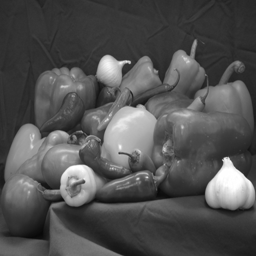
%> input picture img/peppers.tif, 256 x 256 px
$ octave --eval "main;"   (GNU Octave 9; MATLAB toolbox functions it lacks are replaced by stand-ins)
%> lines starting %> are read from the running program, lines starting %| are printed output that depends on the picture; in (x1, y1, x2, y2) boxes, pixels count from 0 and x2, y2 are one past the last pixel; in counts of white or black regions, pixels touching at a corner belong together; the program's own positions count from 1
### source/define_T.m
function [Ei,Et,t,b,thresh,Nx,Ny,NLx,NLy,OffsetX,OffsetY,steps] = define_T()
% [T,Et,circ_in,circ_outside,domain] = define_T()
% Function to define T = IFFT[Et*t]
%
% input = none
%
% Outputs:
% Ei, incidente complex input field
% Et, target field
% t, target domain where Et is active
% b, exterior set of t
% thresh, value to stop the phase retrieval process
% Nx,Ny, dimension of the calculated mask
% NLx,NLy, dimension of the target field
% OffsetX,OffsetY, displacement of the origin for order zero problem
% steps, maximum number of iteration
%
% Date: 05/30/2019
% Authors: A. Federico - M. Yommi


%% Input conditions
    % Maximum mplitude of the Incident field
        Amp_Ei = 13;  % alpha value relationship

    % Size of the target field Er
        NLy = 128;
        NLx = NLy;

    % Size of the phase-only mask tau
        Nx = 270;
        Ny = 320;

    % Target field
        OffsetX = 0;  % 72; % zero order compensation
        OffsetY = 0;  % 97;

    % Incident random field generation (speckle field)
        rng(33); % set seed
        phi_u=rand(Ny,Nx)*2*pi-pi;
        U = speckle_gen(135,Ny,Nx);
        as = max(abs(U(:)));
        U = abs(U)/as;
        Ei = Amp_Ei.*U.*exp(1i*phi_u);

    % Domains and field target definitions
        uno = ones(Ny,Nx);
        t=zeros(Ny,Nx);
        t(Ny/2-NLy/2+OffsetY:Ny/2+NLy/2-1+OffsetY,Nx/2-NLx/2+OffsetX:Nx/2+NLx/2-1+OffsetX) = 1;
        b = uno-t;

        A_t = zeros(Ny,Nx);
        L = imread('../img/peppers.tif','tif');
%> L is the input picture: size 256x256 uint8; min 8, max 255, mean 81.7
        L = imresize(L,[NLy NLx]); % [numrows numcols]
%> L: size 128x128 uint8
        peppers = mat2gray(double(L));

        Phi_t = zeros(Ny,Nx);
        L = imread('../img/baboon.tif','tif');
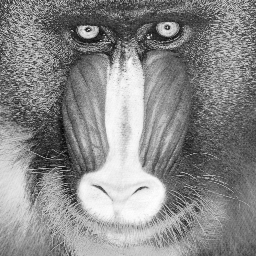
%> input picture img/baboon.tif, 256 x 256 px
%> L is the input picture: size 256x256 uint8; min 4, max 254, mean 137.3
        L = imresize(L,[NLy NLx]);  % [numrows numcols])
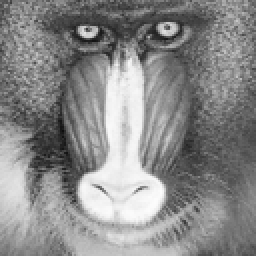
%> L: size 128x128 uint8 (shown 2 times larger); min 13, max 252, mean 137.3
        baboon = mat2gray(double(L))*2*pi-pi;

    % Target field
        YY = peppers.*exp(1i*baboon);

        A_t(Ny/2-NLy/2+OffsetY:Ny/2+NLy/2-1+OffsetY,Nx/2-NLx/2+OffsetX:Nx/2+NLx/2-1+OffsetX) = abs(YY);
        Phi_t(Ny/2-NLy/2+OffsetY:Ny/2+NLy/2-1+OffsetY,Nx/2-NLx/2+OffsetX:Nx/2+NLx/2-1+OffsetX) = angle(YY);

        Et = A_t.*exp(1i*Phi_t); % Target beam embedded in Ny by Nx pixels

    % Threshold settings
        thresh = 1e-20; % phase retrieval comparison

    % Maximum iteration number
        steps=1000;

return

### source/iFFT2.m
function E = iFFT2(E0)
% E = iFFT2(E0)
% Calculate the inverse Fast Fourier Transform balanced
%
% input = E0
%
% output = E
%
% Date: 05/30/2019
% Authors: A. Federico - M. Yommi


    [Ny,Nx] = size(E0);
    E = fftshift(ifft2(ifftshift(E0)))*sqrt(Ny)*sqrt(Nx);
end

### source/PR.m
function [tau,rms_angle,rms_fourier] = PR(Ei,Et,thresh,b,t,NLx,NLy,steps)
%
% Find tau for input arguments: Ei,Et,thresh,gamma,t,NLx,NLy
%
% input = Ei,Et,thresh,gamma,t,NLx,NLy
%
% outputs = tau (phase mask), RMS values: rms_angle (phase),rms_fourier(intensity)
%
%
% Date: 10/30/2019
% Authors: A. Federico - M. Yommi

    T = iFFT2(Et);
    rng(22); phi = rand(size(T))*2*pi-pi;
    rms_angle(1) = 1;
    k = 0;
    Ai = abs(Ei);

    h = waitbar(0,'Please wait...');
    while rms_angle > thresh
        k=k+1;  % number of iterations
        if k == steps
            break
        end

        waitbar(k / steps);

        c = T.*exp(-1i*phi)+conj(T).*exp(1i*phi);
        B0 = (-c+sqrt(c.^2-4*(abs(T).^2-Ai.^2)))/2;  % positive solution

        B = iFFT2(FFT2(T+B0.*exp(1i*phi)).*b);
        phi = angle(B);
        tau = (T+B0.*exp(1i*phi))./Ei;

        FTt = FFT2(tau.*Ei);
        S = FTt.*t;
        rms_fourier(k) = sum((abs(Et(:))-abs(S(:))).^2)/NLy/NLx;
        rms_angle(k) = sum((angle(S(:))-angle(Et(:))).^2)/NLy/NLx;
    end

    close(h)

    save('../env/B.mat', 'B');
    save('../env/tau.mat', 'tau');
end

### source/FFT2.m
function E = FFT2(E0)
% E = iFFT2(E0)
% Calculate the Fast Fourier Transform balanced
%
% input = E0
%
% output = E
%
% Date: 05/30/2019
% Authors: A. Federico - M. Yommi


    [Ny,Nx] = size(E0);
    E = fftshift(fft2(ifftshift(E0)))/sqrt(Ny)/sqrt(Nx);
end

### source/speckle_gen.m
function U = speckle_gen(fsp,Ny,Nx)
%
% Function to generate an speckle field
%
% input = fsp, Ny, Nx. fsp is the radius of the frequency filter.
%
% output = random field U
%
% Date: 06/10/2019
% Authors: A. Federico - M. Yommi


    fi = rand(Ny,Nx)*2*pi-pi;
    U = exp(1i*fi);
    IF = fftshift(fft2(U));
    [FU,FV] = freqspace(size(IF),'meshgrid');
    FU = FU*Nx/2;
    FV = FV*Ny/2;
    IF(sqrt(FU.^2+FV.^2)>fsp) = 0;  % lowpass
    U = ifft2(ifftshift(IF));       % speckle field
end

### source/main.m
function main ()
%% Initialization

    close all

    [Ei,Et,t,b,thresh,Nx,Ny,NLx,NLy,OffsetX,OffsetY,steps] = define_T();
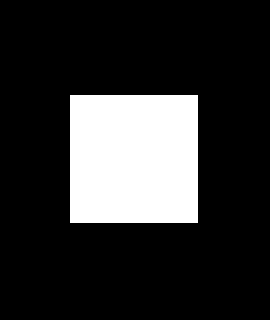
%> t: size 320x270 double; values 0 (black) and 1 (white), 19% white; 1 white region, box (x1, y1, x2, y2) and area: (70, 95, 198, 223) 16384
%> thresh = 1e-20; Nx = 270; Ny = 320; NLx = 128; NLy = 128; OffsetX = 0; OffsetY = 0; steps = 1000

%% Iterative algorithm for phase retrieval PR
    [tau,rms_angle,rms_fourier] = PR(Ei,Et,thresh,b,t,NLx,NLy,steps);
%> in PR, `Ai = abs(Ei);`:
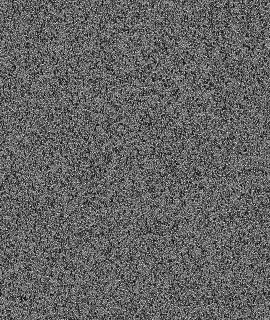
%> Ai: size 320x270 double; min 0.0421, max 13, mean 5.09; drawn with min black and max white

%% Figures of the incidente field
    figure('Color',[1 1 1],'units','normalized','outerposition',[0 0 1 1])
            s1 = subplot(1,2,1);
            imagesc(abs(Ei))
            axis square
            colorbar()
            format_subplot(s1)
            title('Amplitude of the incident light field Ei')
            s2 = subplot(1,2,2);
            imagesc(angle(Ei));
            title('Phase of the incident light field Ei')
            axis square
            colorbar()
            format_subplot(s2)

%% Results 8 bits discretization and comparison
% Discretization of the mask T
    alfa = 8; % Bits resolution of the computed mask
    fase_T_dis = double(uint8((2^alfa-1)/2/pi*angle(tau)+(2^alfa-1)/2))/(2^alfa-1);
    Er_d = FFT2(Ei.*exp(1i*(fase_T_dis*2*pi-pi))); % field for the discretized mask
    Er = FFT2(Ei.*tau); % recovered field

    figure('Color',[1 1 1],'units','normalized','outerposition',[0 0 1 1])
            s3 = subplot(1,2,1);
            imagesc(abs(Er),[0 1]);
            title('Amplitude of the recovered field Er')
            axis square
            colorbar()
            format_subplot(s3)
            s4 = subplot(1,2,2);
            imagesc(abs(Et));
            title('Amplitude of the target beam Et')
            axis square
            colorbar()
            format_subplot(s4)

    figure('Color',[1 1 1],'units','normalized','outerposition',[0 0 1 1])
            s5 = subplot(1,2,1);
            imagesc(angle(Er));
            title('Phase of the recovered field Er')
            axis square
            colorbar()
            format_subplot(s5)
            s6 = subplot(1,2,2);
            imagesc(angle(Et));
            title('Phase of the target beam Et')
            axis square
            colorbar()
            format_subplot(s6)

%% Figures of the determinated mask
    figure('Color',[1 1 1],'units','normalized','outerposition',[0 0 1 1])
            s7 = subplot(1,2,1);
            imagesc(angle(tau));
            title('Phase of the phase mask Tau')
            axis square
            colorbar()
            format_subplot(s7)
            s8 = subplot(1,2,2);
            imagesc(abs(tau));
            title('Amplitude of the phase mask Tau')
            axis square
            colorbar()
            format_subplot(s8)

%% Convergence analysis
    figure('Color',[1 1 1],'units','normalized','outerposition',[0 0 1 1])
            s9 = subplot(1,2,1);
            plot(log10(rms_fourier))
            title('Evolution of the RMS values for the recovered amplitude')
            ylabel('rms_a')
            xlabel('Iteration number')
            format_subplot(s9)
            s10 = subplot(1,2,2);
            plot(log10(rms_angle))
            title('Evolution of the RMS values for the recovered phase')
            ylabel('rms_p')
            xlabel('Iteration number')
            format_subplot(s10)

%% Quality index determination

        alfa = 12; % CCD 12 bits discretization
        Intensity  = round(mat2gray(abs(Et(Ny/2-NLy/2+OffsetY:Ny/2+NLy/2-1+OffsetY,Nx/2-NLx/2+OffsetX:Nx/2+NLx/2-1+OffsetX)))*(2^alfa-1));
        Phase = round(mat2gray(angle(Et(Ny/2-NLy/2+OffsetY:Ny/2+NLy/2-1+OffsetY,Nx/2-NLx/2+OffsetX:Nx/2+NLx/2-1+OffsetX)))*(2^alfa-1));
        Intensity_recovered = round(mat2gray(abs(Er(Ny/2-NLy/2+OffsetY:Ny/2+NLy/2-1+OffsetY,Nx/2-NLx/2+OffsetX:Nx/2+NLx/2-1+OffsetX)))*(2^alfa-1));
        Phase_recovered = round(mat2gray(angle(Er(Ny/2-NLy/2+OffsetY:Ny/2+NLy/2-1+OffsetY,Nx/2-NLx/2+OffsetX:Nx/2+NLx/2-1+OffsetX)))*(2^alfa-1));

        fprintf('Discretization in CCD\n')

        [mssim,~] = ssim_index(Intensity , Intensity_recovered,[0.05 0.05],ones(5),2^alfa-1);
        fprintf('Quality_Intensity=%f8\n',mssim)
        [mssim,~] = ssim_index(Phase , Phase_recovered,[0.05 0.05],ones(5),2^alfa-1);
        fprintf('Quality_Phase=%f8\n',mssim)

        Intensity_recovered = round(mat2gray(abs(Er_d(Ny/2-NLy/2+OffsetY:Ny/2+NLy/2-1+OffsetY,Nx/2-NLx/2+OffsetX:Nx/2+NLx/2-1+OffsetX)))*(2^alfa-1));
        Phase_recovered = round(mat2gray(angle(Er_d(Ny/2-NLy/2+OffsetY:Ny/2+NLy/2-1+OffsetY,Nx/2-NLx/2+OffsetX:Nx/2+NLx/2-1+OffsetX)))*(2^alfa-1));

        fprintf('\n')
        fprintf('Discretization in the phase mask and CCD \n')

        [mssim,~] = ssim_index(Intensity , Intensity_recovered,[0.05 0.05],ones(5),2^alfa-1);
        fprintf('Quality_Intensity_for_phase_mask_8bits=%f8\n',mssim)
        [mssim,~] = ssim_index(Phase , Phase_recovered,[0.05 0.05],ones(5),2^alfa-1);
        fprintf('Quality_Phase_for_phase_mask_8bits=%f8\n',mssim)
end

%> (the run ends here)
